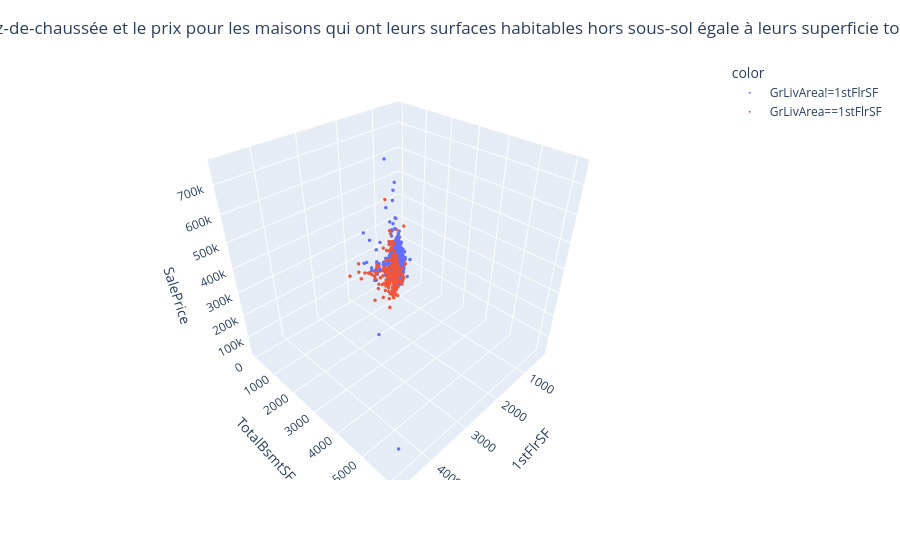

Notebook code for this chart:
### Code cell
fig = px.scatter_3d(
    train_set,
    x="1stFlrSF",
    y="TotalBsmtSF",
    z="SalePrice",
    color=np.select(
        [train_set["GrLivArea"] == train_set["1stFlrSF"]],
        ["GrLivArea==1stFlrSF"],
        ["GrLivArea!=1stFlrSF"],
    ),
)
fig.update_traces(marker_size=2)
fig.update_layout(
    title="Relation entre la superficie totale du sous-sol, la superficie du rez-de-chaussée et le prix pour les maisons qui ont leurs surfaces habitables hors sous-sol égale à leurs superficie totale de rez-de-chausée et dont ces deux surface sont différentes.",
    title_x=0.5,
    title_y=0.96,
)
fig.show()

### Figure 1 — Plotly figure (JSON) as saved in the notebook; plotly's stock layout.template omitted (floating-point values rounded to 4 significant figures; data arrays with more than 128 entries replaced by an {"elided": "..."} marker saying what was removed)
{"data": [{"hovertemplate": "color=GrLivArea!=1stFlrSF<br>1stFlrSF=%{x}<br>TotalBsmtSF=%{y}<br>SalePrice=%{z}<extra></extra>", "legendgroup": "GrLivArea!=1stFlrSF", "marker": {"color": "#636efa", "size": 2, "symbol": "circle"}, "mode": "markers", "name": "GrLivArea!=1stFlrSF", "scene": "scene", "showlegend": true, "type": "scatter3d", "x": {"elided": "509 int values"}, "y": {"elided": "509 int values"}, "z": {"elided": "509 int values"}}, {"hovertemplate": "color=GrLivArea==1stFlrSF<br>1stFlrSF=%{x}<br>TotalBsmtSF=%{y}<br>SalePrice=%{z}<extra></extra>", "legendgroup": "GrLivArea==1stFlrSF", "marker": {"color": "#EF553B", "size": 2, "symbol": "circle"}, "mode": "markers", "name": "GrLivArea==1stFlrSF", "scene": "scene", "showlegend": true, "type": "scatter3d", "x": {"elided": "671 int values"}, "y": {"elided": "671 int values"}, "z": {"elided": "671 int values"}}], "layout": {"legend": {"title": {"text": "color"}, "tracegroupgap": 0}, "margin": {"t": 60}, "scene": {"domain": {"x": [0, 1], "y": [0, 1]}, "xaxis": {"title": {"text": "1stFlrSF"}}, "yaxis": {"title": {"text": "TotalBsmtSF"}}, "zaxis": {"title": {"text": "SalePrice"}}}, "title": {"text": "Relation entre la superficie totale du sous-sol, la superficie du rez-de-chaussée et le prix pour les maisons qui ont leurs surfaces habitables hors sous-sol égale à leurs superficie totale de rez-de-chausée et dont ces deux surface sont différentes.", "x": 0.5, "y": 0.96}}}
